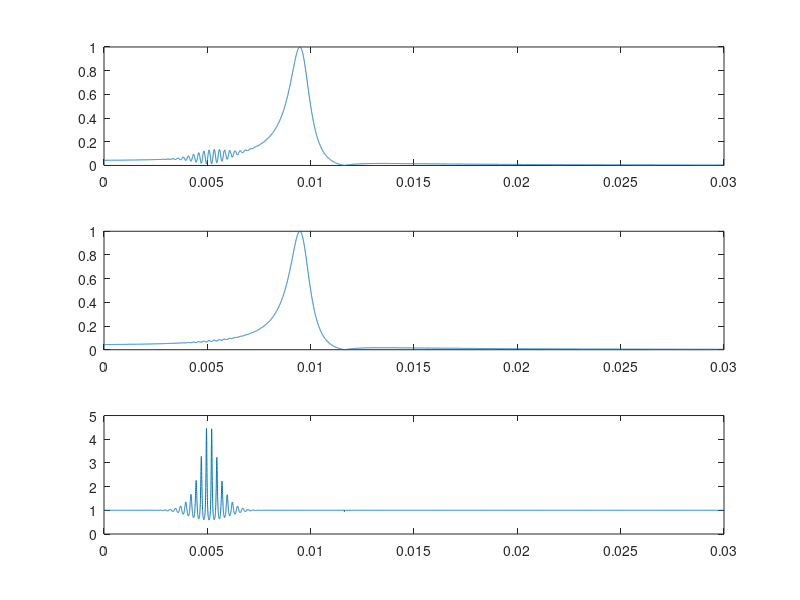

Reproduce this figure in MATLAB.
clc;clear all;
f=fopen('Flux.txt');
l=fgetl(f);
i=1;
while ischar(l)
    %%disp(l);
    text{i}=l;
    data{i}=sscanf(text{i},'%f , %f , %f');
    A1(i)=data{i}(1);
    A2(i)=data{i}(2);
    A3(i)=data{i}(3);
    l=fgetl(f);
    i=i+1;
end

hold on;

subplot(3,1,1)
A=abs(A2)/max(abs(A2));%Flux_in
B=abs(A3)/max(abs(A2));%Flux_out
plot(A1,A);
subplot(3,1,2)
plot(A1,B);
subplot(3,1,3)
C=B./A;
for i=1:length(C)
    if (C(i)>1)
        %C(i)=0;
    end
end
plot(A1,C);
